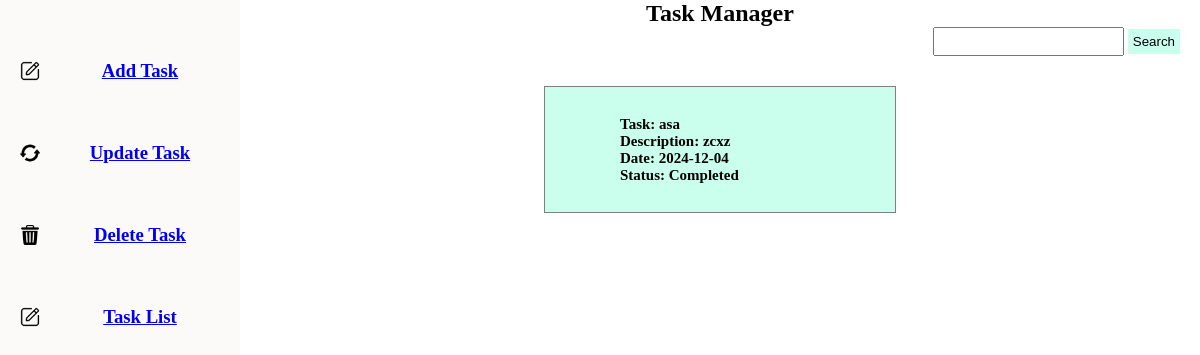
/tasklist, run on an earlier commit of the app's database.
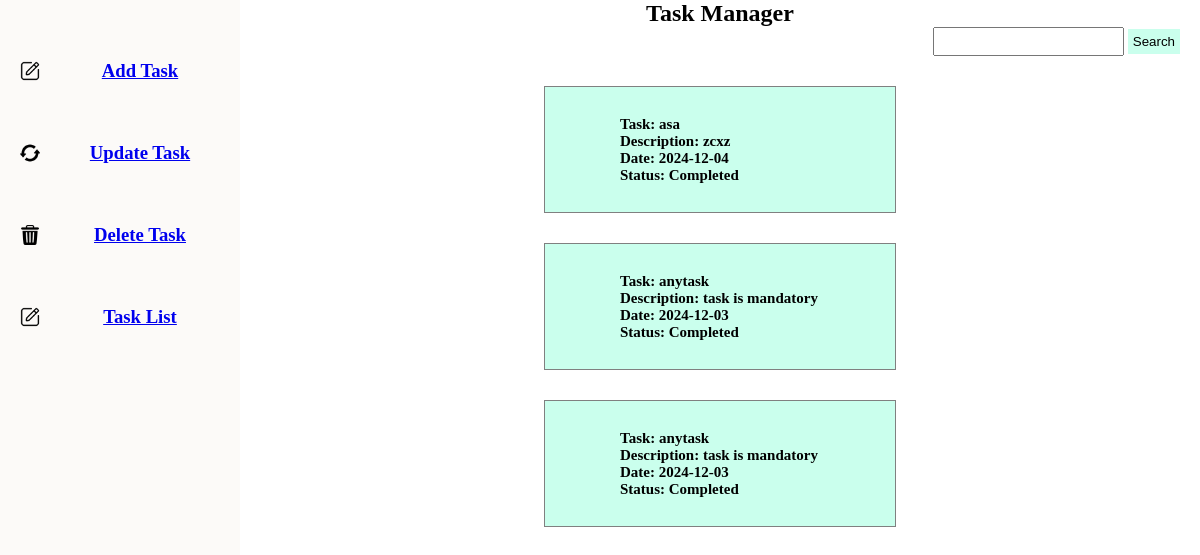
And on a later commit of the database.
### tables this page shows
CREATE TABLE tasks (
            id INTEGER PRIMARY KEY AUTOINCREMENT,
            taskname TEXT NOT NULL,
            description TEXT,
            date TEXT,
            status TEXT
        );

### app.py (the view)
@app.route('/tasklist')
def FetchDetails():
        conn = get_db_connection()
        tasks = conn.execute('SELECT * FROM tasks').fetchall()
        task_list = [dict(task) for task in tasks]
        return render_template('index.html',id='tasklist',task=task_list)

### app.py (called while the page is built)
def get_db_connection():
    conn = sqlite3.connect('taskmanager.db')
    conn.row_factory = sqlite3.Row
    return conn

### templates/index.html (shortened to what this page needs)
<!DOCTYPE html>
<html lang="en">
<head>
    <link href="/static/css/index.css" rel="stylesheet"/>
</head>
<body>
    <div class="main">
        <section class="sidebar">
            {% include('components/sidebar.html') %}
        </section>
        <section class="maincontent">
            {% if id=='addtask'%}
               {% include('components/addtask.html') %}
            {% elif(id=='deletetask') %}
                {% include('components/deletetask.html') %}
            {% elif(id=='updatetask') %}
                {% include('components/updatetask.html') %}
            {% elif(id=='update') %}
                {% include('components/update.html') %}
            {% else %}
                {% include('components/tasklist.html') %}
            {% endif %}
       </section>
    </div>
</body>
</html>

### templates/components/sidebar.html
<section class="crudlist">
    <img src="/static/Assets/edit.png" width="20" height="20"/>
    <h1><a href="/addtask">Add Task</a></h1>
</section>
<section class="crudlist">
    <img  src="/static/Assets/refresh.png"  width="20" height="20"/>
    <h1><a href="/updatetask">Update Task</a></h1>
</section>
<section class="crudlist">
    <img  src="/static/Assets/bin.png"  width="20" height="20"/>
    <h1><a href="/deletetask">Delete Task</a></h1>
</section>
<section class="crudlist">
    <img  src="/static/Assets/edit.png"  width="20" height="20"/>
    <h1><a href="/tasklist">Task List</a></h1>
</section>

### templates/components/tasklist.html (shortened to what this page needs)
<h1>Task Manager</h1>
<div class="search">
    <input type="text" name="search"  class="searchinput"/>
    <button class="searchbtn">Search</button>
</div>
<div class="taskmanager">
    {% if task%}
    {% for i in task %}
    <div class="tasklist">
       <span> Task: {{i.taskname}}</span>
        <span>Description: {{i.description}}</span>
            <span> Date: {{i.date}}</span>
                <span> Status: {{i.status}}</span>
    </div>
    {% endfor %}
    {% else %}
    <div class="tasklist">
        <span> No item found with this name</span>
    </div>
    {% endif %}
</div>

### static/css/index.css (style rules this page uses)
* { padding: 0; margin: 0; }
h1 { width: 100%; text-align: center; }
.main { display: flex; justify-content: center; align-items: center; width: 100%; height: 100vh; }
.main .sidebar { width: 20%; background-color: #FCFAF8; height: 100%; display: flex; justify-content: flex-start; align-items: center; flex-direction: column; }
.main .maincontent { width: 80%; height: 100%; overflow-y: auto; }
.crudlist { display: flex; justify-content: space-between; align-items: center; width: 100%; margin-top: 60px; }
.crudlist img { margin-left: 20px; }
.tasklist { border: 1px solid grey; width: 350px; height: 125px; margin-top: 30px; display: flex; justify-content: center; align-items: center; flex-direction: column; position: relative; background-color: rgb(202, 255, 237); }
.tasklist span { display: flex; justify-content: space-between; align-items: center; width:200px; font-size: 15px; font-weight: 600; }
.taskmanager { width: 100%; display: flex; justify-content: center; align-items: center; flex-direction: column; height: auto; }
.search { width: 100%; text-align: end; }
.search input { padding: 5px; }
.search button { background-color:rgb(202, 255, 237); border: none; padding: 5px; margin-right: 20px; }

What changed in the data, as far as the page shows it:
added tasks: taskname "anytask", description "task is mandatory", date "2024-12-03", status "Completed"
added tasks: taskname "anytask", description "task is mandatory", date "2024-12-03", status "Completed"
